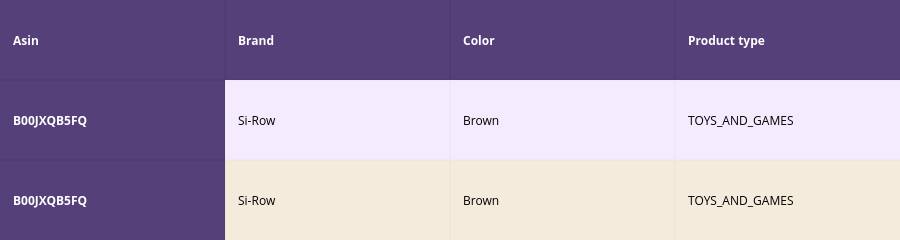
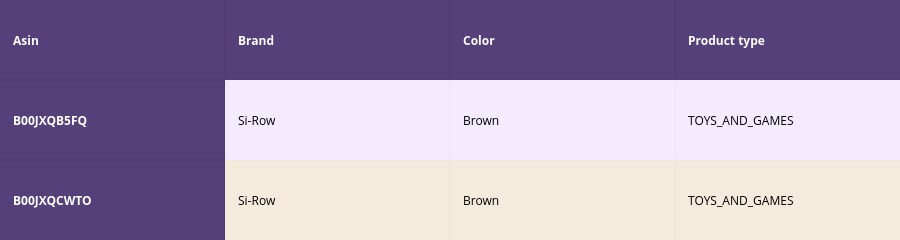
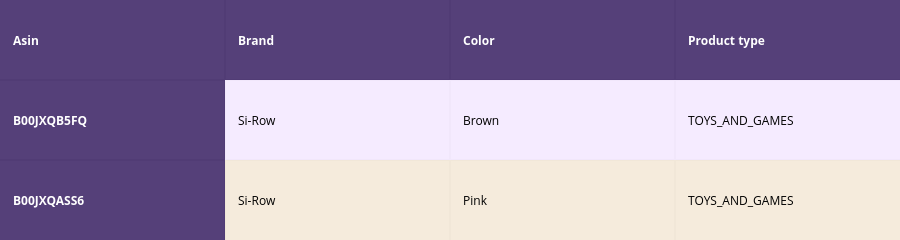
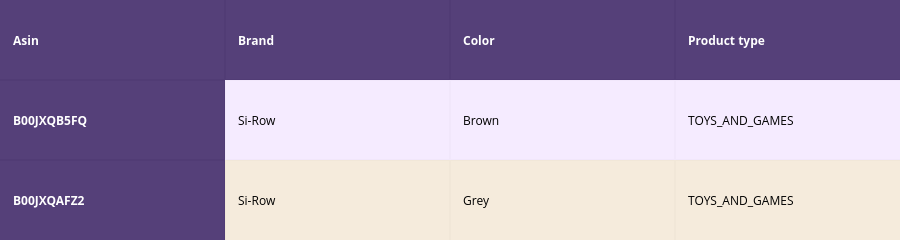

Notebook cell for these charts, in order:
### Code cell
idf_w2v_brand(12566, 5, 5, 20)

### Figure 1 — Plotly figure (JSON) as saved in the notebook; plotly's stock layout.template omitted (floating-point values rounded to 4 significant figures)
{"data": [{"colorscale": [[0, "#1d004d"], [0.5, "#f2e5ff"], [1, "#f2e5d1"]], "hoverinfo": "none", "opacity": 0.75, "showscale": false, "type": "heatmap", "uid": "4bd9c83a-832e-11e8-8fe9-0f5b0d2d1ed1", "z": [[0, 0, 0, 0], [0, 0.5, 0.5, 0.5], [0, 1, 1, 1]]}], "layout": {"annotations": [{"align": "left", "font": {"color": "#ffffff"}, "showarrow": false, "text": "<b>Asin</b>", "x": -0.45, "xanchor": "left", "xref": "x", "y": 0, "yref": "y"}, {"align": "left", "font": {"color": "#ffffff"}, "showarrow": false, "text": "<b>Brand</b>", "x": 0.55, "xanchor": "left", "xref": "x", "y": 0, "yref": "y"}, {"align": "left", "font": {"color": "#ffffff"}, "showarrow": false, "text": "<b>Color</b>", "x": 1.55, "xanchor": "left", "xref": "x", "y": 0, "yref": "y"}, {"align": "left", "font": {"color": "#ffffff"}, "showarrow": false, "text": "<b>Product type</b>", "x": 2.55, "xanchor": "left", "xref": "x", "y": 0, "yref": "y"}, {"align": "left", "font": {"color": "#ffffff"}, "showarrow": false, "text": "<b>B00JXQB5FQ</b>", "x": -0.45, "xanchor": "left", "xref": "x", "y": 1, "yref": "y"}, {"align": "left", "font": {"color": "#000000"}, "showarrow": false, "text": "Si-Row", "x": 0.55, "xanchor": "left", "xref": "x", "y": 1, "yref": "y"}, {"align": "left", "font": {"color": "#000000"}, "showarrow": false, "text": "Brown", "x": 1.55, "xanchor": "left", "xref": "x", "y": 1, "yref": "y"}, {"align": "left", "font": {"color": "#000000"}, "showarrow": false, "text": "TOYS_AND_GAMES", "x": 2.55, "xanchor": "left", "xref": "x", "y": 1, "yref": "y"}, {"align": "left", "font": {"color": "#ffffff"}, "showarrow": false, "text": "<b>B00JXQB5FQ</b>", "x": -0.45, "xanchor": "left", "xref": "x", "y": 2, "yref": "y"}, {"align": "left", "font": {"color": "#000000"}, "showarrow": false, "text": "Si-Row", "x": 0.55, "xanchor": "left", "xref": "x", "y": 2, "yref": "y"}, {"align": "left", "font": {"color": "#000000"}, "showarrow": false, "text": "Brown", "x": 1.55, "xanchor": "left", "xref": "x", "y": 2, "yref": "y"}, {"align": "left", "font": {"color": "#000000"}, "showarrow": false, "text": "TOYS_AND_GAMES", "x": 2.55, "xanchor": "left", "xref": "x", "y": 2, "yref": "y"}], "height": 140, "margin": {"b": 0, "l": 0, "r": 0, "t": 0}, "xaxis": {"dtick": 1, "gridwidth": 2, "showticklabels": false, "tick0": -0.5, "ticks": "", "zeroline": false}, "yaxis": {"autorange": "reversed", "dtick": 1, "gridwidth": 2, "showticklabels": false, "tick0": 0.5, "ticks": "", "zeroline": false}}}

### Figure 2 — Plotly figure (JSON) as saved in the notebook; plotly's stock layout.template omitted (floating-point values rounded to 4 significant figures)
{"data": [{"colorscale": [[0, "#1d004d"], [0.5, "#f2e5ff"], [1, "#f2e5d1"]], "hoverinfo": "none", "opacity": 0.75, "showscale": false, "type": "heatmap", "uid": "4c9bb936-832e-11e8-8fe9-0f5b0d2d1ed1", "z": [[0, 0, 0, 0], [0, 0.5, 0.5, 0.5], [0, 1, 1, 1]]}], "layout": {"annotations": [{"align": "left", "font": {"color": "#ffffff"}, "showarrow": false, "text": "<b>Asin</b>", "x": -0.45, "xanchor": "left", "xref": "x", "y": 0, "yref": "y"}, {"align": "left", "font": {"color": "#ffffff"}, "showarrow": false, "text": "<b>Brand</b>", "x": 0.55, "xanchor": "left", "xref": "x", "y": 0, "yref": "y"}, {"align": "left", "font": {"color": "#ffffff"}, "showarrow": false, "text": "<b>Color</b>", "x": 1.55, "xanchor": "left", "xref": "x", "y": 0, "yref": "y"}, {"align": "left", "font": {"color": "#ffffff"}, "showarrow": false, "text": "<b>Product type</b>", "x": 2.55, "xanchor": "left", "xref": "x", "y": 0, "yref": "y"}, {"align": "left", "font": {"color": "#ffffff"}, "showarrow": false, "text": "<b>B00JXQB5FQ</b>", "x": -0.45, "xanchor": "left", "xref": "x", "y": 1, "yref": "y"}, {"align": "left", "font": {"color": "#000000"}, "showarrow": false, "text": "Si-Row", "x": 0.55, "xanchor": "left", "xref": "x", "y": 1, "yref": "y"}, {"align": "left", "font": {"color": "#000000"}, "showarrow": false, "text": "Brown", "x": 1.55, "xanchor": "left", "xref": "x", "y": 1, "yref": "y"}, {"align": "left", "font": {"color": "#000000"}, "showarrow": false, "text": "TOYS_AND_GAMES", "x": 2.55, "xanchor": "left", "xref": "x", "y": 1, "yref": "y"}, {"align": "left", "font": {"color": "#ffffff"}, "showarrow": false, "text": "<b>B00JXQCWTO</b>", "x": -0.45, "xanchor": "left", "xref": "x", "y": 2, "yref": "y"}, {"align": "left", "font": {"color": "#000000"}, "showarrow": false, "text": "Si-Row", "x": 0.55, "xanchor": "left", "xref": "x", "y": 2, "yref": "y"}, {"align": "left", "font": {"color": "#000000"}, "showarrow": false, "text": "Brown", "x": 1.55, "xanchor": "left", "xref": "x", "y": 2, "yref": "y"}, {"align": "left", "font": {"color": "#000000"}, "showarrow": false, "text": "TOYS_AND_GAMES", "x": 2.55, "xanchor": "left", "xref": "x", "y": 2, "yref": "y"}], "height": 140, "margin": {"b": 0, "l": 0, "r": 0, "t": 0}, "xaxis": {"dtick": 1, "gridwidth": 2, "showticklabels": false, "tick0": -0.5, "ticks": "", "zeroline": false}, "yaxis": {"autorange": "reversed", "dtick": 1, "gridwidth": 2, "showticklabels": false, "tick0": 0.5, "ticks": "", "zeroline": false}}}

### Figure 3 — Plotly figure (JSON) as saved in the notebook; plotly's stock layout.template omitted (floating-point values rounded to 4 significant figures)
{"data": [{"colorscale": [[0, "#1d004d"], [0.5, "#f2e5ff"], [1, "#f2e5d1"]], "hoverinfo": "none", "opacity": 0.75, "showscale": false, "type": "heatmap", "uid": "4c9bb937-832e-11e8-8fe9-0f5b0d2d1ed1", "z": [[0, 0, 0, 0], [0, 0.5, 0.5, 0.5], [0, 1, 1, 1]]}], "layout": {"annotations": [{"align": "left", "font": {"color": "#ffffff"}, "showarrow": false, "text": "<b>Asin</b>", "x": -0.45, "xanchor": "left", "xref": "x", "y": 0, "yref": "y"}, {"align": "left", "font": {"color": "#ffffff"}, "showarrow": false, "text": "<b>Brand</b>", "x": 0.55, "xanchor": "left", "xref": "x", "y": 0, "yref": "y"}, {"align": "left", "font": {"color": "#ffffff"}, "showarrow": false, "text": "<b>Color</b>", "x": 1.55, "xanchor": "left", "xref": "x", "y": 0, "yref": "y"}, {"align": "left", "font": {"color": "#ffffff"}, "showarrow": false, "text": "<b>Product type</b>", "x": 2.55, "xanchor": "left", "xref": "x", "y": 0, "yref": "y"}, {"align": "left", "font": {"color": "#ffffff"}, "showarrow": false, "text": "<b>B00JXQB5FQ</b>", "x": -0.45, "xanchor": "left", "xref": "x", "y": 1, "yref": "y"}, {"align": "left", "font": {"color": "#000000"}, "showarrow": false, "text": "Si-Row", "x": 0.55, "xanchor": "left", "xref": "x", "y": 1, "yref": "y"}, {"align": "left", "font": {"color": "#000000"}, "showarrow": false, "text": "Brown", "x": 1.55, "xanchor": "left", "xref": "x", "y": 1, "yref": "y"}, {"align": "left", "font": {"color": "#000000"}, "showarrow": false, "text": "TOYS_AND_GAMES", "x": 2.55, "xanchor": "left", "xref": "x", "y": 1, "yref": "y"}, {"align": "left", "font": {"color": "#ffffff"}, "showarrow": false, "text": "<b>B00JXQASS6</b>", "x": -0.45, "xanchor": "left", "xref": "x", "y": 2, "yref": "y"}, {"align": "left", "font": {"color": "#000000"}, "showarrow": false, "text": "Si-Row", "x": 0.55, "xanchor": "left", "xref": "x", "y": 2, "yref": "y"}, {"align": "left", "font": {"color": "#000000"}, "showarrow": false, "text": "Pink", "x": 1.55, "xanchor": "left", "xref": "x", "y": 2, "yref": "y"}, {"align": "left", "font": {"color": "#000000"}, "showarrow": false, "text": "TOYS_AND_GAMES", "x": 2.55, "xanchor": "left", "xref": "x", "y": 2, "yref": "y"}], "height": 140, "margin": {"b": 0, "l": 0, "r": 0, "t": 0}, "xaxis": {"dtick": 1, "gridwidth": 2, "showticklabels": false, "tick0": -0.5, "ticks": "", "zeroline": false}, "yaxis": {"autorange": "reversed", "dtick": 1, "gridwidth": 2, "showticklabels": false, "tick0": 0.5, "ticks": "", "zeroline": false}}}

### Figure 4 — Plotly figure (JSON) as saved in the notebook; plotly's stock layout.template omitted (floating-point values rounded to 4 significant figures)
{"data": [{"colorscale": [[0, "#1d004d"], [0.5, "#f2e5ff"], [1, "#f2e5d1"]], "hoverinfo": "none", "opacity": 0.75, "showscale": false, "type": "heatmap", "uid": "4c9bb938-832e-11e8-8fe9-0f5b0d2d1ed1", "z": [[0, 0, 0, 0], [0, 0.5, 0.5, 0.5], [0, 1, 1, 1]]}], "layout": {"annotations": [{"align": "left", "font": {"color": "#ffffff"}, "showarrow": false, "text": "<b>Asin</b>", "x": -0.45, "xanchor": "left", "xref": "x", "y": 0, "yref": "y"}, {"align": "left", "font": {"color": "#ffffff"}, "showarrow": false, "text": "<b>Brand</b>", "x": 0.55, "xanchor": "left", "xref": "x", "y": 0, "yref": "y"}, {"align": "left", "font": {"color": "#ffffff"}, "showarrow": false, "text": "<b>Color</b>", "x": 1.55, "xanchor": "left", "xref": "x", "y": 0, "yref": "y"}, {"align": "left", "font": {"color": "#ffffff"}, "showarrow": false, "text": "<b>Product type</b>", "x": 2.55, "xanchor": "left", "xref": "x", "y": 0, "yref": "y"}, {"align": "left", "font": {"color": "#ffffff"}, "showarrow": false, "text": "<b>B00JXQB5FQ</b>", "x": -0.45, "xanchor": "left", "xref": "x", "y": 1, "yref": "y"}, {"align": "left", "font": {"color": "#000000"}, "showarrow": false, "text": "Si-Row", "x": 0.55, "xanchor": "left", "xref": "x", "y": 1, "yref": "y"}, {"align": "left", "font": {"color": "#000000"}, "showarrow": false, "text": "Brown", "x": 1.55, "xanchor": "left", "xref": "x", "y": 1, "yref": "y"}, {"align": "left", "font": {"color": "#000000"}, "showarrow": false, "text": "TOYS_AND_GAMES", "x": 2.55, "xanchor": "left", "xref": "x", "y": 1, "yref": "y"}, {"align": "left", "font": {"color": "#ffffff"}, "showarrow": false, "text": "<b>B00JXQAFZ2</b>", "x": -0.45, "xanchor": "left", "xref": "x", "y": 2, "yref": "y"}, {"align": "left", "font": {"color": "#000000"}, "showarrow": false, "text": "Si-Row", "x": 0.55, "xanchor": "left", "xref": "x", "y": 2, "yref": "y"}, {"align": "left", "font": {"color": "#000000"}, "showarrow": false, "text": "Grey", "x": 1.55, "xanchor": "left", "xref": "x", "y": 2, "yref": "y"}, {"align": "left", "font": {"color": "#000000"}, "showarrow": false, "text": "TOYS_AND_GAMES", "x": 2.55, "xanchor": "left", "xref": "x", "y": 2, "yref": "y"}], "height": 140, "margin": {"b": 0, "l": 0, "r": 0, "t": 0}, "xaxis": {"dtick": 1, "gridwidth": 2, "showticklabels": false, "tick0": -0.5, "ticks": "", "zeroline": false}, "yaxis": {"autorange": "reversed", "dtick": 1, "gridwidth": 2, "showticklabels": false, "tick0": 0.5, "ticks": "", "zeroline": false}}}
